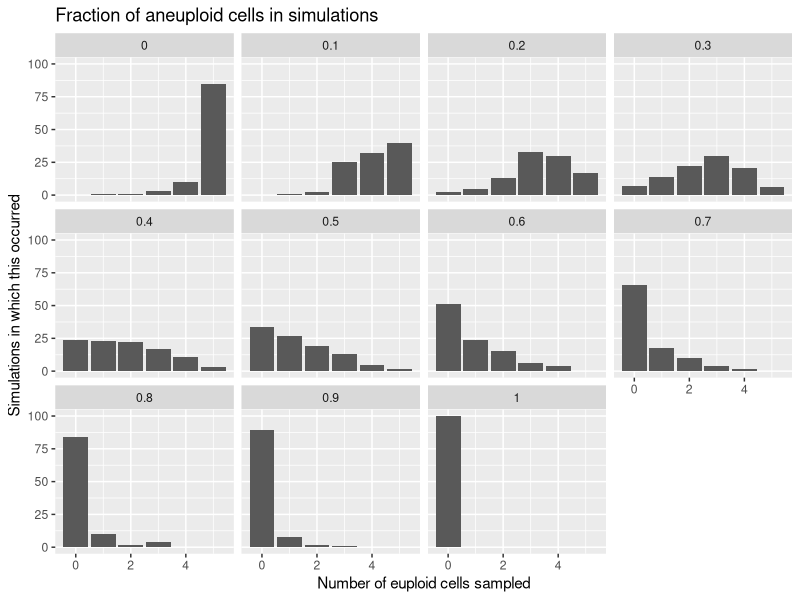
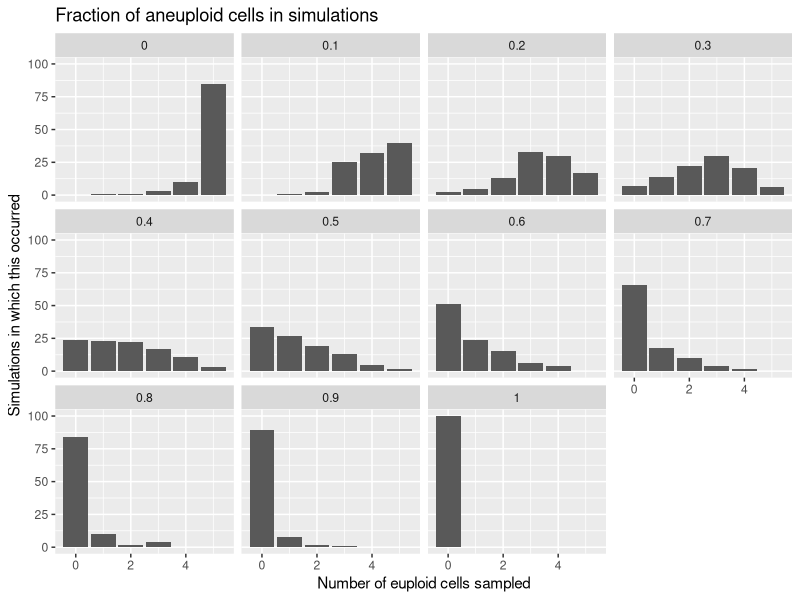

These figures' R source, in order:
# Test ideas for making a random disribution of aneuploid cells
library(tidyverse)

calc.sample = function(seed, prop.aneuploid, n.cells){
  n.aneuploid = floor(n.cells*prop.aneuploid)
  
  # The function as used in the excel spreadsheet
  make.vals = function(total, seed, a, c, m){
    vals = list()
    n=seed
    for(i in 1:total){
      colC = (n*a + c)/m
      colD = floor(colC)
      n = (colC-colD) * m
      vals =  c(vals, colC-colD)
    }
    return(unlist(vals))
  }
  
  # Make coordinates and assign type
  data = data.frame("x" = make.vals(n.cells, seed, 785, 3658, 9999), 
                    "y" = make.vals(n.cells, seed, 106, 1283, 9999),
                    "t" = c(rep("a", n.aneuploid), rep("e", n.cells-n.aneuploid))
                    )

  # Take all cells in the rectangular region
  
  
  filt = data %>% filter(x>=0.4 & x<= 0.6 & y>= 0.4 & y<= 0.6)%>% 
    head(n=5)
  
  euploid = filt %>% filter(t=="e") %>% nrow
    
  # ggplot(data, aes(x=x, y=y, col=t))+
  #   geom_point(size=2)+
  #   labs(title=paste0("In region: ", euploid, " Seed: ", seed, " Prop: ", prop.aneuploid, " Cells: ", n.cells))+
  #   theme_classic()+
  #   ggsave(paste0(seed, "_", prop.aneuploid, "_", n.cells, ".png"))
  
  return(euploid)
}

seeds = 1:100
props = seq(0, 1, 0.1)
# cells = seq(200, 1000, by=100)
combinations = expand.grid(seeds, props)

result = data.frame("seed"=NA, "prop"=NA, "count"=NA)
for(r in 1:nrow(combinations)){
  z = calc.sample(combinations$Var1[r], combinations$Var2[r], n.cells=200)
  row.data = c(combinations$Var1[r], combinations$Var2[r], z)
  result = rbind(result, row.data)
}
result  = na.omit(result)

ggplot(result, aes(x=count))+
  geom_bar()+
  facet_wrap(~prop)+
  labs(x="Number of euploid cells sampled", 
       y="Simulations in which this occurred",
       title="Fraction of aneuploid cells in simulations")


ggsave("Proportions.png")
